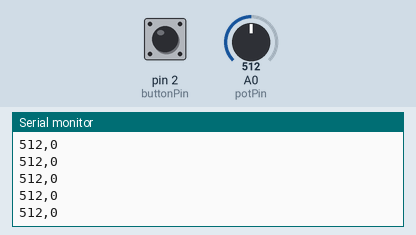
Simulated run of this sketch. Board: Arduino Uno, built with avr-gcc and run on an emulated ATmega328P. Shown: the last lines printed to the serial monitor. The inputs (shaded band) are chosen by the test bench; at power-on: A0 (potPin) = 512, pin 2 (buttonPin) LOW.

Above: at 1.2 s.
1.3 s: A0 (potPin) set to 716
At 1.31 s:
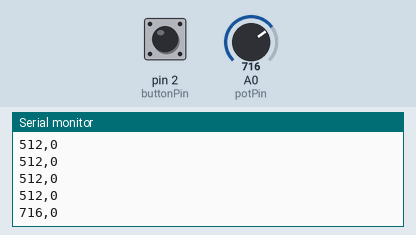
2.8 s: pin 2 (buttonPin) pulled HIGH for 0.15 s
At 2.82 s:
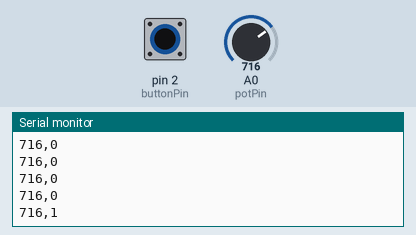
4.4 s: A0 (potPin) set to 900
At 4.42 s:
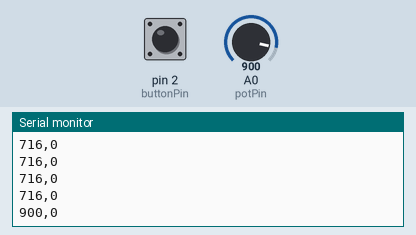
5.9 s: pin 2 (buttonPin) pulled HIGH for 1 s
At 5.93 s:
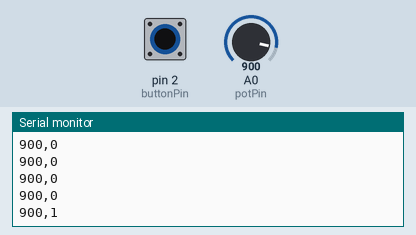
Timing chart, 0 to 8.9 s (numbered marks = the images above; inputs shaded):
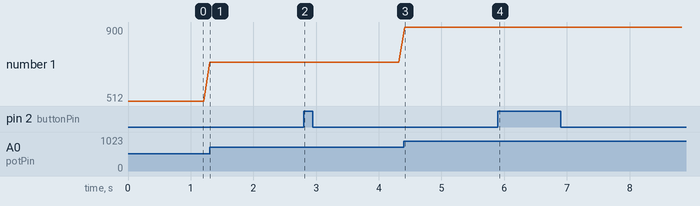

The sketch:

multipleSplit.ino
```cpp
// De to pins vi vil læse fra
int potPin = A0;
int buttonPin = 2;

// Variabler der holder de læste værdier inden de bliver sat sammen til en samlet besked
int potVal;
boolean buttonVal;

// Et selvalgt tegn der bruges til at adskille værdierne. Det er denne værdi i giver til split() funktionen i processing.
String seperator = ",";

void setup() {
    pinMode(potPin, INPUT);
    pinMode(buttonPin, INPUT);

    Serial.begin(9600);
}

void loop() {
    // Vi læser vores to værdier
    potVal = analogRead(potPin);
    buttonVal = digitalRead(buttonPin);

    // Vi sender vores værdier ved at printe den til serielporten. Vi bruger print og ikke bare println, da vi i processing kigger efter linjeskift (\n) som indikator på endt besked.
    // Alt det vi sender med print kommer i samme besked, som afsluttes med en println, der fortæller processing at de modtagne værdier er én besked, ved at indsætte et linjeskift (\n) til slut.
    Serial.print(potVal);
    Serial.print(seperator);
    Serial.print(buttonVal);
    Serial.println();

    // Man kan også tage værdier og sætte dem sammen til én string og så sende den. For at gøre er vi dog nødt til at caste vores værdier først:
    //
    // String toSend = (String)potPin + seperator + (String)buttonVal;
    // Serial.println(toSend);


    // Vi venter 100 milisekunder inden vi starter forfra.
    delay(100);
}
```

Measured:
- after the input at 1.3 s, the serial monitor: prints a new line at once (image 1)
- after the input at 2.8 s, the serial monitor: prints a new line at once (image 2)
- after the input at 4.4 s, the serial monitor: prints a new line at once (image 3)
- after the input at 5.9 s, the serial monitor: prints a new line at once (image 4)
- plotted number 1: 512 → 716 after the input at 1.3 s, 716 → 900 after the input at 4.4 s
